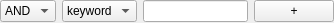
<?xml version="1.0" encoding="UTF-8"?>
<ui version="4.0">
 <class>search_widget</class>
 <widget class="QWidget" name="search_widget">
  <property name="geometry">
   <rect>
    <x>0</x>
    <y>0</y>
    <width>334</width>
    <height>23</height>
   </rect>
  </property>
  <property name="windowTitle">
   <string/>
  </property>
  <layout class="QHBoxLayout" name="horizontalLayout" stretch="1,1,6,0">
   <property name="leftMargin">
    <number>0</number>
   </property>
   <property name="topMargin">
    <number>0</number>
   </property>
   <property name="rightMargin">
    <number>0</number>
   </property>
   <property name="bottomMargin">
    <number>0</number>
   </property>
   <item>
    <widget class="QComboBox" name="logic_box">
     <property name="sizePolicy">
      <sizepolicy hsizetype="Preferred" vsizetype="Fixed">
       <horstretch>0</horstretch>
       <verstretch>0</verstretch>
      </sizepolicy>
     </property>
     <property name="editable">
      <bool>false</bool>
     </property>
     <property name="insertPolicy">
      <enum>QComboBox::NoInsert</enum>
     </property>
     <property name="sizeAdjustPolicy">
      <enum>QComboBox::AdjustToContents</enum>
     </property>
     <property name="bc" stdset="0">
      <string>Turquoise</string>
     </property>
     <item>
      <property name="text">
       <string>AND</string>
      </property>
     </item>
     <item>
      <property name="text">
       <string>OR</string>
      </property>
     </item>
     <item>
      <property name="text">
       <string>NOT</string>
      </property>
     </item>
    </widget>
   </item>
   <item>
    <widget class="QComboBox" name="range_box">
     <property name="insertPolicy">
      <enum>QComboBox::NoInsert</enum>
     </property>
     <property name="sizeAdjustPolicy">
      <enum>QComboBox::AdjustToContents</enum>
     </property>
     <property name="bc" stdset="0">
      <string>blue2</string>
     </property>
     <item>
      <property name="text">
       <string>keyword</string>
      </property>
     </item>
     <item>
      <property name="text">
       <string>title</string>
      </property>
     </item>
     <item>
      <property name="text">
       <string>author</string>
      </property>
     </item>
    </widget>
   </item>
   <item>
    <widget class="QLineEdit" name="textsearch">
     <property name="styleSheet">
      <string notr="true"/>
     </property>
     <property name="clearButtonEnabled">
      <bool>true</bool>
     </property>
    </widget>
   </item>
   <item>
    <widget class="QPushButton" name="check_add">
     <property name="text">
      <string>+</string>
     </property>
     <property name="fs" stdset="0">
      <string>smaller</string>
     </property>
    </widget>
   </item>
  </layout>
 </widget>
 <resources/>
 <connections/>
</ui>
